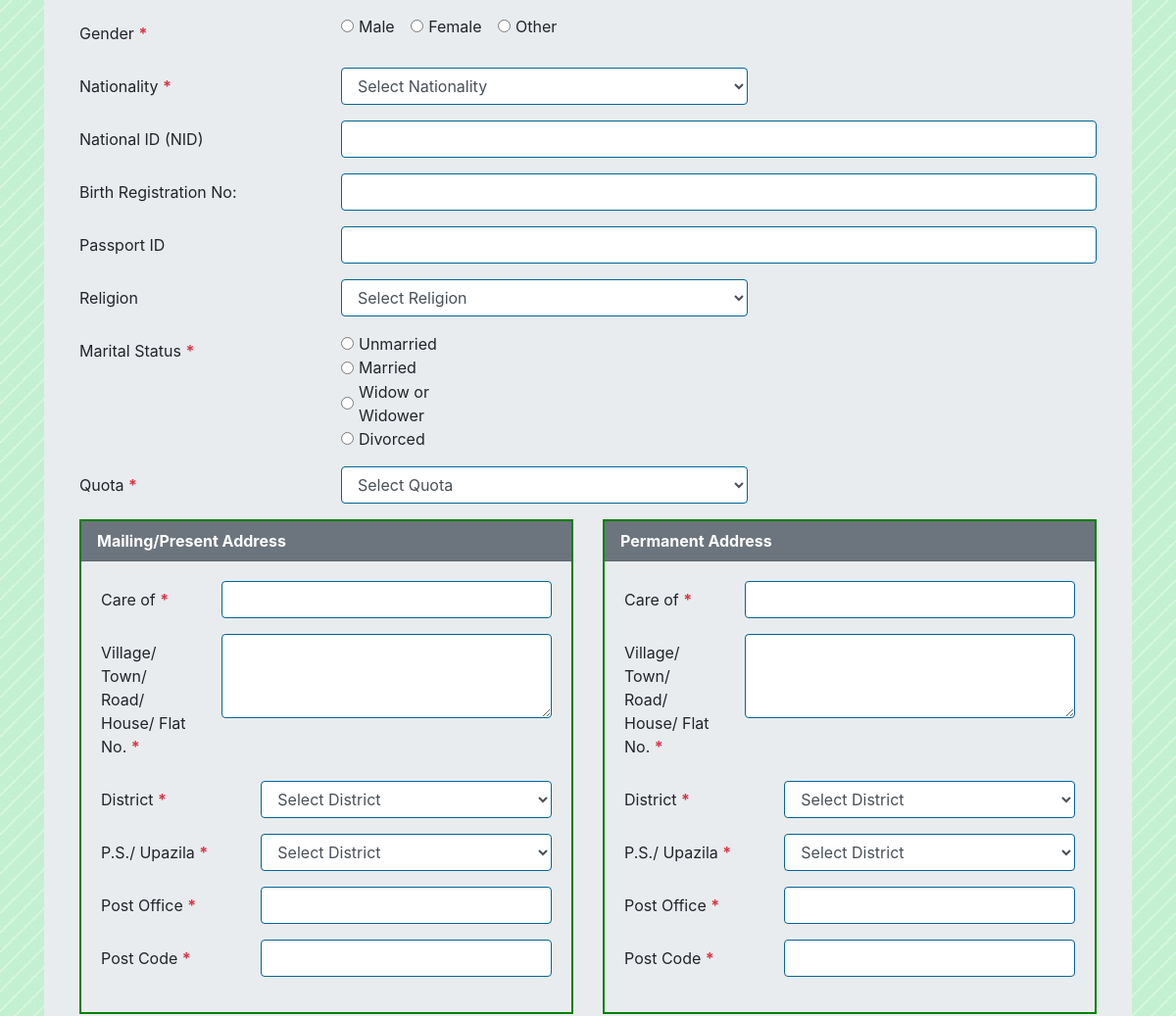
Before: /index.php/job_apply/registration (middle part) with the older database file.
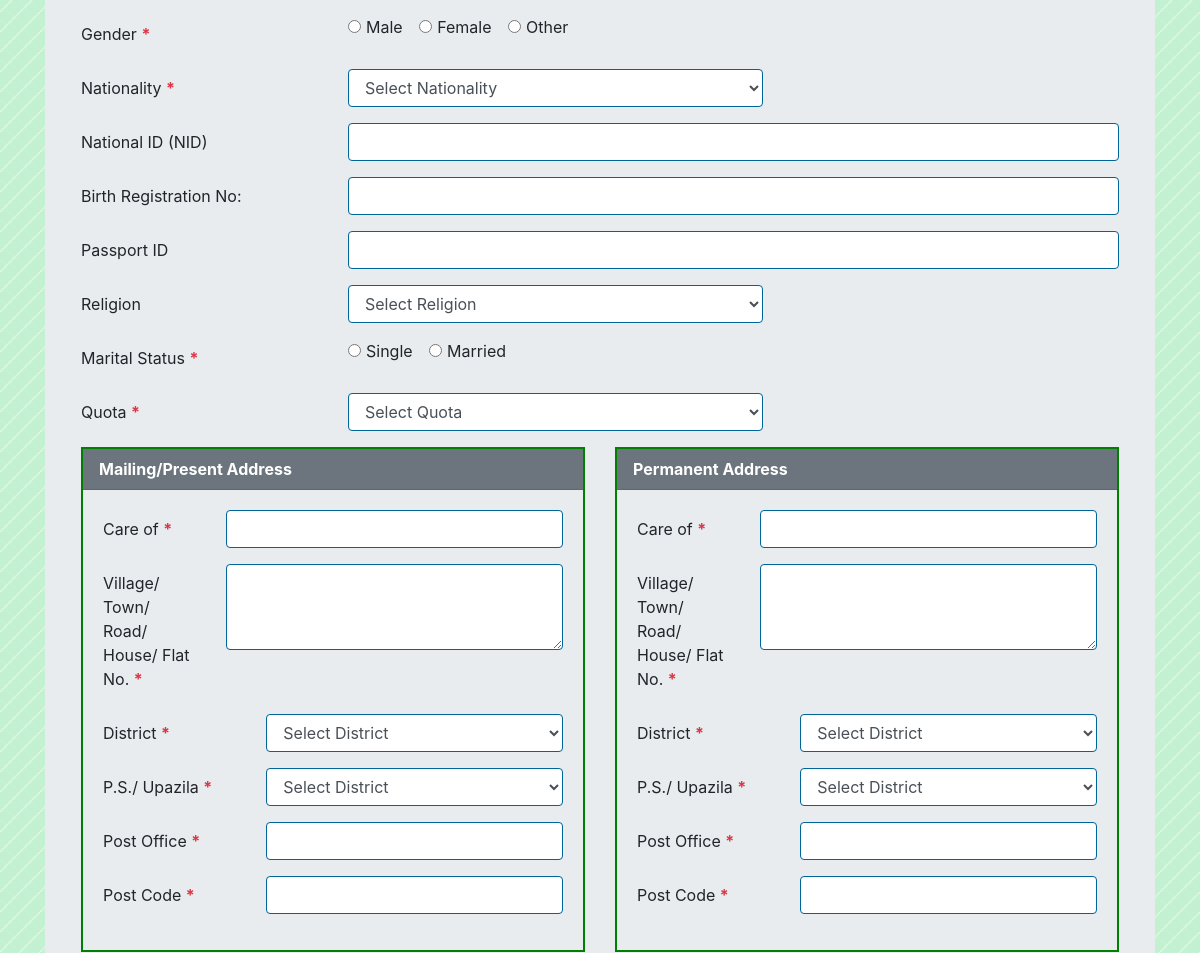
After: the same page with the newer database file.
### tables this page shows
CREATE TABLE `people_gender` (
  `id` int(1) UNSIGNED NOT NULL,
  `gender` varchar(32) NOT NULL
);

CREATE TABLE `people_marriage` (
  `id` int(1) UNSIGNED NOT NULL,
  `marriage` varchar(32) NOT NULL
);

### application/controllers/Job_apply.php (called while the page is built, shortened)
<?php
class Job_apply extends CI_Controller
{
    public function __construct()
    {
        $this->load->helper('form');
        $this->load->library('form_validation');
        $this->load->model('job_apply_model');
    }
    public function registration()
    {
        $data['page_title'] = 'Application Form';
        $data['job_title'] = $this->job_apply_model->selected_post_title($this->session->post_id);
        $data = array_merge($data, $this->reg_form_meta_data());
        $this->load->view('job_registration_form', $data);
    }
    protected function reg_form_meta_data()
    {
        $meta['genders'] = $this->job_apply_model->get_gender_list();
        $meta['religions'] = $this->job_apply_model->get_religion_list();
        $meta['marriages'] = $this->job_apply_model->get_martial_status();
        $meta['quotas'] = $this->job_apply_model->get_quota_list();
        $meta['boards'] = $this->job_apply_model->get_board_list();
        $meta['districts'] = $this->job_apply_model->get_district_list();
        $meta['ssc_exams'] = $this->job_apply_model->get_ssc_exam_names();
        $meta['hsc_exams'] = $this->job_apply_model->get_hsc_exam_names();
        $meta['graduate_exams'] = $this->job_apply_model->get_graduate_names();
        $meta['masters_exams'] = $this->job_apply_model->get_masters_names();
        $meta['subjects'] = $this->job_apply_model->get_ssc_hsc_subject();
        $meta['univeristys'] = $this->job_apply_model->get_university_list();
        return $meta;
    }
}

### index.php (called while the page is built, shortened)
<?php
require_once BASEPATH.'core/CodeIgniter.php';

### application/models/Job_apply_model.php (called while the page is built, shortened)
<?php
class Job_apply_model extends CI_Model
{
    public function get_gender_list()
    {
        $query = $this->db->get('people_gender');
        if ($query->num_rows() > 0)
            return $query->result_array();
        else
            return NULL;
    }
    public function get_martial_status()
    {
        $query = $this->db->get('people_marriage');
        if ($query->num_rows() > 0)
            return $query->result_array();
        else
            return NULL;
    }
}

### application/views/job_registration_form.php (the view, shortened to what this page needs)
<!DOCTYPE html>
<html lang="en-US">
<head>
  <link href="<?= base_url('plugins/bootstrap/css/bootstrap.min.css'); ?>" rel="stylesheet" type="text/css">
  <link href="<?= base_url('plugins/datepicker/css/datepicker.css') ?>" rel="stylesheet" type="text/css">
  <link href="<?= base_url('assets/css/career_recruitment.css') ?>" rel="stylesheet">
</head>
<body>
<div class="container">
  <div class="jumbotron">
    <div class="card main-form">
      <div class="card-body">
          <?= form_open('job_apply/registration'); ?>
        <div class="form-group row">
          <label for="gender" class="col-md-3 col-form-label">
            Gender
            <span class="text-danger font-weight-bolder">*</span>
          </label>
          <div class="col-md-9">
              <?php
              if (!empty($genders)) {
                  foreach ($genders as $gender) { ?>
                    <div class="form-check form-check-inline">
                      <input class="form-check-input" type="radio" name="gender"
                             value="<?= $gender['id'] ?>" <?= set_radio('gender', $gender['id']); ?> >
                      <label class="form-check-label"><?= $gender['gender'] ?></label>
                    </div>
                      <?php
                  }
              }
              ?>
          </div>
        </div>
        <div class="form-group row">
          <label for="nationality" class="col-md-3 col-form-label">
            Nationality
            <span class="text-danger font-weight-bolder">*</span>
          </label>
          <div class="col-md-5">
            <select class="form-control" id="nationality" name="nationality">
              <option value="" <?= set_select('nationality', '') ?>>Select Nationality</option>
            </select>
          </div>
        </div>
        <div class="form-group row">
          <label for="nationalId" class="col-md-3 col-form-label">
            National ID (NID)
          </label>
          <div class="col-md-9">
            <input type="text" class="form-control" id="nationalId"
                   value="<?= set_value("national_id") ?>" name="national_id">
          </div>
        </div>
        <div class="form-group row">
          <label for="birthRegId" class="col-md-3 col-form-label">
            Birth Registration No:
          </label>
          <div class="col-md-9">
            <input type="text" class="form-control" id="birthRegId"
                   value="<?= set_value("birth_reg_id") ?>" name="birth_reg_id">
          </div>
        </div>
        <div class="form-group row">
          <label for="passportId" class="col-md-3 col-form-label">
            Passport ID
          </label>
          <div class="col-md-9">
            <input type="text" class="form-control" id="passportId"
                   value="<?= set_value("passport_id") ?>" name="passport_id">
          </div>
        </div>
        <div class="form-group row">
          <label for="religion" class="col-md-3 col-form-label">
            Religion
          </label>
          <div class="col-md-5">
            <select class="form-control" id="religion" name="religion">
              <option value="" <?= set_select('religion', '') ?>>Select Religion</option>
            </select>
          </div>
        </div>
        <div class="form-group row">
          <label for="maritalStatus" class="col-md-3 col-form-label">
            Marital Status
            <span class="text-danger font-weight-bolder">*</span>
          </label>
          <div class="col-md-9">
            <div class="row">
              <div class="col-md-3">
                  <?php
                  if (!empty($marriages)) {
                      foreach ($marriages as $marriage) { ?>
                        <div class="form-check form-check-inline">
                          <input class="form-check-input" type="radio" name="marital_status"
                                 id="<?= $marriage['marriage'] ?>"
                                 value="<?= $marriage['id'] ?>" <?= set_radio('marital_status', '1'); ?> >
                          <label class="form-check-label"><?= $marriage['marriage'] ?></label>
                        </div>
                          <?php
                      }
                  } ?>
              </div>
              <div class="col-md-9">
              </div>
            </div>
          </div>
        </div>
        <div class="form-group row">
          <label for="quota" class="col-md-3 col-form-label">
            Quota
            <span class="text-danger font-weight-bolder">*</span>
          </label>
          <div class="col-md-5">
            <select class="form-control" id="quota" name="quota">
              <option value="" <?= set_select('quota', '') ?>>Select Quota</option>
            </select>
          </div>
        </div>
        <div class="form-group row">
          <div class="col-lg-6">
            <div class="card">
              <p class="card-header bg-secondary text-white font-weight-bold">
                Mailing/Present Address
              </p>
              <div class="card-body">
                <div class="form-group row">
                  <label for="presentCareOf" class="col-md-3 col-form-label">
                    Care of
                    <span class="text-danger font-weight-bolder">*</span>
                  </label>
                  <div class="col-md-9">
                    <input type="text" class="form-control" id="presentCareOf"
                           oninput="this.value = this.value.toUpperCase()"
                           value="<?= set_value("present_care_of") ?>" name="present_care_of">
                  </div>
                </div>
                <div class="form-group row">
                  <label for="presentAddress" class="col-md-3 col-form-label">
                    Village/ Town/ Road/ House/ Flat No.
                    <span class="text-danger font-weight-bolder">*</span>
                  </label>
                  <div class="col-md-9">
                    <textarea class="form-control" id="presentAddress"
                              oninput="this.value = this.value.toUpperCase()" name="present_address"
                              rows="3"><?= set_value("present_address") ?></textarea>
                  </div>
                </div>
                <div class="form-group row">
                  <label for="presentDistrict" class="col-md-4 col-form-label">
                    District
                    <span class="text-danger font-weight-bolder">*</span>
                  </label>
                  <div class="col-md-8">
                    <select class="form-control" id="presentDistrict" name="present_district">
                      <option value="" <?= set_select('present_district', '') ?>>Select District</option>
                    </select>
                  </div>
                </div>
                <div class="form-group row">
                  <label for="presentUpazila" class="col-md-4 col-form-label">
                    P.S./ Upazila
                    <span class="text-danger font-weight-bolder">*</span>
                  </label>
                  <div class="col-md-8">
                    <select class="form-control" id="presentUpazila" name="present_upazila">
                    </select>
                    <span class="text-danger" id="presentUpazilaError"><?= form_error("place_of_birth") ?></span>
                  </div>
                </div>
                <div class="form-group row">
                  <label for="presentPO" class="col-md-4 col-form-label">
                    Post Office
                    <span class="text-danger font-weight-bolder">*</span>
                  </label>
                  <div class="col-md-8">
                    <input type="text" class="form-control" id="presentPO"
                           oninput="this.value = this.value.toUpperCase()"
                           value="<?= set_value("present_p_o") ?>" name="present_p_o">
                  </div>
                </div>
                <div class="form-group row">
                  <label for="presentPC" class="col-md-4 col-form-label">
                    Post Code
                    <span class="text-danger font-weight-bolder">*</span>
                  </label>
                  <div class="col-md-8">
                    <input type="number" class="form-control" id="presentPC"
                           value="<?= set_value("present_p_c") ?>" name="present_p_c"
                           min="1000" max="9999">
                  </div>
                </div>
              </div>
            </div>
          </div>
          <div class="col-lg-6">
            <div class="card">
              <p class="card-header bg-secondary text-white font-weight-bold">
                Permanent Address
              </p>
              <div class="card-body">
                <div class="form-group row">
                  <label for="permanentCareOf" class="col-md-3 col-form-label">
                    Care of
                    <span class="text-danger font-weight-bolder">*</span>
                  </label>
                  <div class="col-md-9">
                    <input type="text" class="form-control" id="permanentCareOf"
                           oninput="this.value = this.value.toUpperCase()"
                           value="<?= set_value("permanent_care_of") ?>" name="permanent_care_of">
                  </div>
                </div>
                <div class="form-group row">
                  <label for="permanentAddress" class="col-md-3 col-form-label">
                    Village/ Town/ Road/ House/ Flat No.
                    <span class="text-danger font-weight-bolder">*</span>
                  </label>
                  <div class="col-md-9">
                    <textarea class="form-control" id="permanentAddress"
                              oninput="this.value = this.value.toUpperCase()" name="permanent_address"
                              rows="3"><?= set_value("permanent_address") ?></textarea>
                  </div>
                </div>
                <div class="form-group row">
                  <label for="permanentDistrict" class="col-md-4 col-form-label">
                    District
                    <span class="text-danger font-weight-bolder">*</span>
                  </label>
                  <div class="col-md-8">
                    <select class="form-control" id="permanentDistrict" name="permanent_district">
                      <option value="" <?= set_select('permanent_district', '') ?>>Select District</option>
                    </select>
                  </div>
                </div>
                <div class="form-group row">
                  <label for="permanentUpazila" class="col-md-4 col-form-label">
                    P.S./ Upazila
                    <span class="text-danger font-weight-bolder">*</span>
                  </label>
                  <div class="col-md-8">
                    <select class="form-control" id="permanentUpazila" name="permanent_upazila">
                    </select>
                    <span class="text-danger" id="permanentUpazilaError"><?= form_error("place_of_birth") ?></span>
                  </div>
                </div>
                <div class="form-group row">
                  <label for="permanentPO" class="col-md-4 col-form-label">
                    Post Office
                    <span class="text-danger font-weight-bolder">*</span>
                  </label>
                  <div class="col-md-8">
                    <input type="text" class="form-control" id="permanentPO"
                           oninput="this.value = this.value.toUpperCase()"
                           value="<?= set_value("permanent_p_o") ?>" name="permanent_p_o">
                  </div>
                </div>
                <div class="form-group row">
                  <label for="permanentPC" class="col-md-4 col-form-label">
                    Post Code
                    <span class="text-danger font-weight-bolder">*</span>
                  </label>
                  <div class="col-md-8">
                    <input type="number" class="form-control" id="permanentPC"
                           value="<?= set_value("permanent_p_c") ?>" name="permanent_p_c"
                           min="1000" max="9999">
                  </div>
                </div>
              </div>
            </div>
          </div>
        </div>
          <?= form_close(); ?>
      </div>
    </div>
  </div>
</div>
</body>
</html>

### assets/css/career_recruitment.css (style rules this page uses)
body { padding-bottom: 20px; background-image: url('../img/body_background.jpg'); }

### application/views/job_registration_form.php (style rules this page uses)
.card { border: 2px solid #008000; border-radius: 0px; }
.card-header { padding: 0.5em 1em; }
.card-header:first-child { border-radius: 0px; }
.card-body { background-color: #e9ecef; }
.jumbotron { padding: 1rem; }
.form-control { border: 1px solid #006699; }
.main-form { border: 0px; }

Changed rows visible on the page:
removed people_marriage: marriage "Widow or Widower"
removed people_marriage: marriage "Divorced"
changed people_marriage: marriage "Unmarried" → "Single"
